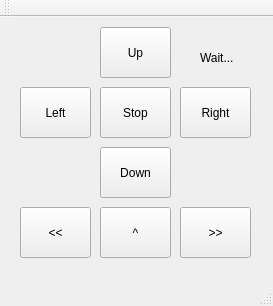
<?xml version="1.0" encoding="UTF-8"?>
<ui version="4.0">
 <class>Controll</class>
 <widget class="QMainWindow" name="Controll">
  <property name="geometry">
   <rect>
    <x>0</x>
    <y>0</y>
    <width>273</width>
    <height>306</height>
   </rect>
  </property>
  <property name="cursor">
   <cursorShape>SizeAllCursor</cursorShape>
  </property>
  <property name="focusPolicy">
   <enum>Qt::ClickFocus</enum>
  </property>
  <property name="contextMenuPolicy">
   <enum>Qt::DefaultContextMenu</enum>
  </property>
  <property name="windowTitle">
   <string>Controll</string>
  </property>
  <property name="layoutDirection">
   <enum>Qt::LeftToRight</enum>
  </property>
  <property name="autoFillBackground">
   <bool>false</bool>
  </property>
  <property name="unifiedTitleAndToolBarOnMac">
   <bool>false</bool>
  </property>
  <widget class="QWidget" name="centralWidget">
   <widget class="QPushButton" name="pushButton">
    <property name="geometry">
     <rect>
      <x>100</x>
      <y>10</y>
      <width>71</width>
      <height>51</height>
     </rect>
    </property>
    <property name="focusPolicy">
     <enum>Qt::NoFocus</enum>
    </property>
    <property name="text">
     <string>Up</string>
    </property>
   </widget>
   <widget class="QPushButton" name="pushButton_2">
    <property name="geometry">
     <rect>
      <x>20</x>
      <y>70</y>
      <width>71</width>
      <height>51</height>
     </rect>
    </property>
    <property name="focusPolicy">
     <enum>Qt::NoFocus</enum>
    </property>
    <property name="text">
     <string>Left</string>
    </property>
   </widget>
   <widget class="QPushButton" name="pushButton_3">
    <property name="geometry">
     <rect>
      <x>100</x>
      <y>130</y>
      <width>71</width>
      <height>51</height>
     </rect>
    </property>
    <property name="focusPolicy">
     <enum>Qt::NoFocus</enum>
    </property>
    <property name="text">
     <string>Down</string>
    </property>
   </widget>
   <widget class="QPushButton" name="pushButton_4">
    <property name="enabled">
     <bool>true</bool>
    </property>
    <property name="geometry">
     <rect>
      <x>180</x>
      <y>70</y>
      <width>71</width>
      <height>51</height>
     </rect>
    </property>
    <property name="focusPolicy">
     <enum>Qt::NoFocus</enum>
    </property>
    <property name="text">
     <string>Right</string>
    </property>
   </widget>
   <widget class="QLabel" name="label">
    <property name="geometry">
     <rect>
      <x>200</x>
      <y>30</y>
      <width>71</width>
      <height>21</height>
     </rect>
    </property>
    <property name="text">
     <string>Wait...</string>
    </property>
   </widget>
   <widget class="QPushButton" name="pushButton_5">
    <property name="geometry">
     <rect>
      <x>100</x>
      <y>70</y>
      <width>71</width>
      <height>51</height>
     </rect>
    </property>
    <property name="focusPolicy">
     <enum>Qt::NoFocus</enum>
    </property>
    <property name="text">
     <string>Stop</string>
    </property>
   </widget>
   <widget class="QPushButton" name="pushButton_6">
    <property name="geometry">
     <rect>
      <x>20</x>
      <y>190</y>
      <width>71</width>
      <height>51</height>
     </rect>
    </property>
    <property name="focusPolicy">
     <enum>Qt::NoFocus</enum>
    </property>
    <property name="text">
     <string>&lt;&lt;</string>
    </property>
   </widget>
   <widget class="QPushButton" name="pushButton_7">
    <property name="geometry">
     <rect>
      <x>100</x>
      <y>190</y>
      <width>71</width>
      <height>51</height>
     </rect>
    </property>
    <property name="focusPolicy">
     <enum>Qt::NoFocus</enum>
    </property>
    <property name="text">
     <string>^</string>
    </property>
   </widget>
   <widget class="QPushButton" name="pushButton_8">
    <property name="geometry">
     <rect>
      <x>180</x>
      <y>190</y>
      <width>71</width>
      <height>51</height>
     </rect>
    </property>
    <property name="focusPolicy">
     <enum>Qt::NoFocus</enum>
    </property>
    <property name="text">
     <string>&gt;&gt;</string>
    </property>
   </widget>
  </widget>
  <widget class="QMenuBar" name="menuBar">
   <property name="geometry">
    <rect>
     <x>0</x>
     <y>0</y>
     <width>273</width>
     <height>23</height>
    </rect>
   </property>
  </widget>
  <widget class="QToolBar" name="mainToolBar">
   <attribute name="toolBarArea">
    <enum>TopToolBarArea</enum>
   </attribute>
   <attribute name="toolBarBreak">
    <bool>false</bool>
   </attribute>
  </widget>
  <widget class="QStatusBar" name="statusBar"/>
 </widget>
 <layoutdefault spacing="6" margin="11"/>
 <resources/>
 <connections/>
</ui>
